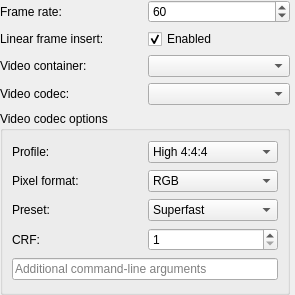
                 <widget class="QWidget" name="scrollAreaWidgetContents_2">
                  <property name="geometry">
                   <rect>
                    <x>0</x>
                    <y>0</y>
                    <width>295</width>
                    <height>295</height>
                   </rect>
                  </property>
                  <layout class="QVBoxLayout" name="verticalLayout_11">
                   <property name="leftMargin">
                    <number>0</number>
                   </property>
                   <property name="topMargin">
                    <number>0</number>
                   </property>
                   <property name="rightMargin">
                    <number>5</number>
                   </property>
                   <property name="bottomMargin">
                    <number>0</number>
                   </property>
                   <item>
                    <widget class="QFrame" name="frame_recordingSettings">
                     <property name="frameShape">
                      <enum>QFrame::NoFrame</enum>
                     </property>
                     <property name="frameShadow">
                      <enum>QFrame::Raised</enum>
                     </property>
                     <layout class="QVBoxLayout" name="verticalLayout_16">
                      <property name="leftMargin">
                       <number>0</number>
                      </property>
                      <property name="topMargin">
                       <number>0</number>
                      </property>
                      <property name="rightMargin">
                       <number>0</number>
                      </property>
                      <property name="bottomMargin">
                       <number>0</number>
                      </property>
                      <item>
                       <layout class="QHBoxLayout" name="horizontalLayout_34">
                        <item>
                         <widget class="QLabel" name="label_13">
                          <property name="sizePolicy">
                           <sizepolicy hsizetype="Preferred" vsizetype="Preferred">
                            <horstretch>0</horstretch>
                            <verstretch>0</verstretch>
                           </sizepolicy>
                          </property>
                          <property name="text">
                           <string>Frame rate:</string>
                          </property>
                         </widget>
                        </item>
                        <item>
                         <widget class="QSpinBox" name="spinBox_recordingFramerate">
                          <property name="minimum">
                           <number>1</number>
                          </property>
                          <property name="maximum">
                           <number>144</number>
                          </property>
                          <property name="value">
                           <number>60</number>
                          </property>
                         </widget>
                        </item>
                       </layout>
                      </item>
                      <item>
                       <layout class="QHBoxLayout" name="horizontalLayout_42">
                        <item>
                         <widget class="QLabel" name="label_26">
                          <property name="text">
                           <string>Linear frame insert:</string>
                          </property>
                         </widget>
                        </item>
                        <item>
                         <widget class="QCheckBox" name="checkBox_recordingLinearFrameInsertion">
                          <property name="layoutDirection">
                           <enum>Qt::LeftToRight</enum>
                          </property>
                          <property name="text">
                           <string>Enabled</string>
                          </property>
                          <property name="checked">
                           <bool>true</bool>
                          </property>
                         </widget>
                        </item>
                       </layout>
                      </item>
                      <item>
                       <layout class="QHBoxLayout" name="horizontalLayout_43">
                        <item>
                         <widget class="QLabel" name="label_25">
                          <property name="text">
                           <string>Video container:</string>
                          </property>
                         </widget>
                        </item>
                        <item>
                         <widget class="QComboBox" name="comboBox_recordingContainer">
                          <property name="enabled">
                           <bool>true</bool>
                          </property>
                          <property name="sizePolicy">
                           <sizepolicy hsizetype="Preferred" vsizetype="Fixed">
                            <horstretch>0</horstretch>
                            <verstretch>0</verstretch>
                           </sizepolicy>
                          </property>
                         </widget>
                        </item>
                       </layout>
                      </item>
                      <item>
                       <layout class="QHBoxLayout" name="horizontalLayout_29">
                        <item>
                         <widget class="QLabel" name="label_7">
                          <property name="sizePolicy">
                           <sizepolicy hsizetype="Preferred" vsizetype="Preferred">
                            <horstretch>0</horstretch>
                            <verstretch>0</verstretch>
                           </sizepolicy>
                          </property>
                          <property name="text">
                           <string>Video codec:</string>
                          </property>
                         </widget>
                        </item>
                        <item>
                         <widget class="QComboBox" name="comboBox_recordingEncoding">
                          <property name="enabled">
                           <bool>true</bool>
                          </property>
                          <property name="sizePolicy">
                           <sizepolicy hsizetype="Preferred" vsizetype="Fixed">
                            <horstretch>0</horstretch>
                            <verstretch>0</verstretch>
                           </sizepolicy>
                          </property>
                         </widget>
                        </item>
                       </layout>
                      </item>
                      <item>
                       <widget class="QGroupBox" name="groupBox_recordingCodecSettings">
                        <property name="title">
                         <string>Video codec options</string>
                        </property>
                        <layout class="QVBoxLayout" name="verticalLayout_10">
                         <property name="leftMargin">
                          <number>9</number>
                         </property>
                         <property name="topMargin">
                          <number>9</number>
                         </property>
                         <property name="rightMargin">
                          <number>9</number>
                         </property>
                         <property name="bottomMargin">
                          <number>9</number>
                         </property>
                         <item>
                          <layout class="QHBoxLayout" name="horizontalLayout_40">
                           <item>
                            <widget class="QLabel" name="label_22">
                             <property name="text">
                              <string>Profile:</string>
                             </property>
                            </widget>
                           </item>
                           <item>
                            <widget class="QComboBox" name="comboBox_recordingEncoderProfile">
                             <item>
                              <property name="text">
                               <string>High 4:4:4</string>
                              </property>
                             </item>
                             <item>
                              <property name="text">
                               <string>High</string>
                              </property>
                             </item>
                             <item>
                              <property name="text">
                               <string>Main</string>
                              </property>
                             </item>
                             <item>
                              <property name="text">
                               <string>Baseline</string>
                              </property>
                             </item>
                            </widget>
                           </item>
                          </layout>
                         </item>
                         <item>
                          <layout class="QHBoxLayout" name="horizontalLayout_41">
                           <item>
                            <widget class="QLabel" name="label_15">
                             <property name="text">
                              <string>Pixel format:</string>
                             </property>
                            </widget>
                           </item>
                           <item>
                            <widget class="QComboBox" name="comboBox_recordingEncoderPixelFormat">
                             <item>
                              <property name="text">
                               <string>RGB</string>
                              </property>
                             </item>
                             <item>
                              <property name="text">
                               <string>YUV 4:2:0</string>
                              </property>
                             </item>
                            </widget>
                           </item>
                          </layout>
                         </item>
                         <item>
                          <layout class="QHBoxLayout" name="horizontalLayout_38">
                           <item>
                            <widget class="QLabel" name="label_24">
                             <property name="text">
                              <string>Preset:</string>
                             </property>
                            </widget>
                           </item>
                           <item>
                            <widget class="QComboBox" name="comboBox_recordingEncoderPreset">
                             <property name="currentIndex">
                              <number>1</number>
                             </property>
                             <item>
                              <property name="text">
                               <string>Ultrafast</string>
                              </property>
                             </item>
                             <item>
                              <property name="text">
                               <string>Superfast</string>
                              </property>
                             </item>
                             <item>
                              <property name="text">
                               <string>Veryfast</string>
                              </property>
                             </item>
                             <item>
                              <property name="text">
                               <string>Faster</string>
                              </property>
                             </item>
                             <item>
                              <property name="text">
                               <string>Fast</string>
                              </property>
                             </item>
                             <item>
                              <property name="text">
                               <string>Medium</string>
                              </property>
                             </item>
                             <item>
                              <property name="text">
                               <string>Slow</string>
                              </property>
                             </item>
                             <item>
                              <property name="text">
                               <string>Slower</string>
                              </property>
                             </item>
                             <item>
                              <property name="text">
                               <string>Veryslow</string>
                              </property>
                             </item>
                            </widget>
                           </item>
                          </layout>
                         </item>
                         <item>
                          <layout class="QHBoxLayout" name="horizontalLayout_39">
                           <item>
                            <widget class="QLabel" name="label_23">
                             <property name="text">
                              <string>CRF:</string>
                             </property>
                            </widget>
                           </item>
                           <item>
                            <widget class="QSpinBox" name="spinBox_recordingEncoderCRF">
                             <property name="minimum">
                              <number>1</number>
                             </property>
                             <property name="maximum">
                              <number>50</number>
                             </property>
                            </widget>
                           </item>
                          </layout>
                         </item>
                         <item>
                          <widget class="QLineEdit" name="lineEdit_recordingEncoderArguments">
                           <property name="placeholderText">
                            <string>Additional command-line arguments</string>
                           </property>
                          </widget>
                         </item>
                        </layout>
                       </widget>
                      </item>
                     </layout>
                    </widget>
                   </item>
                  </layout>
                 </widget>
